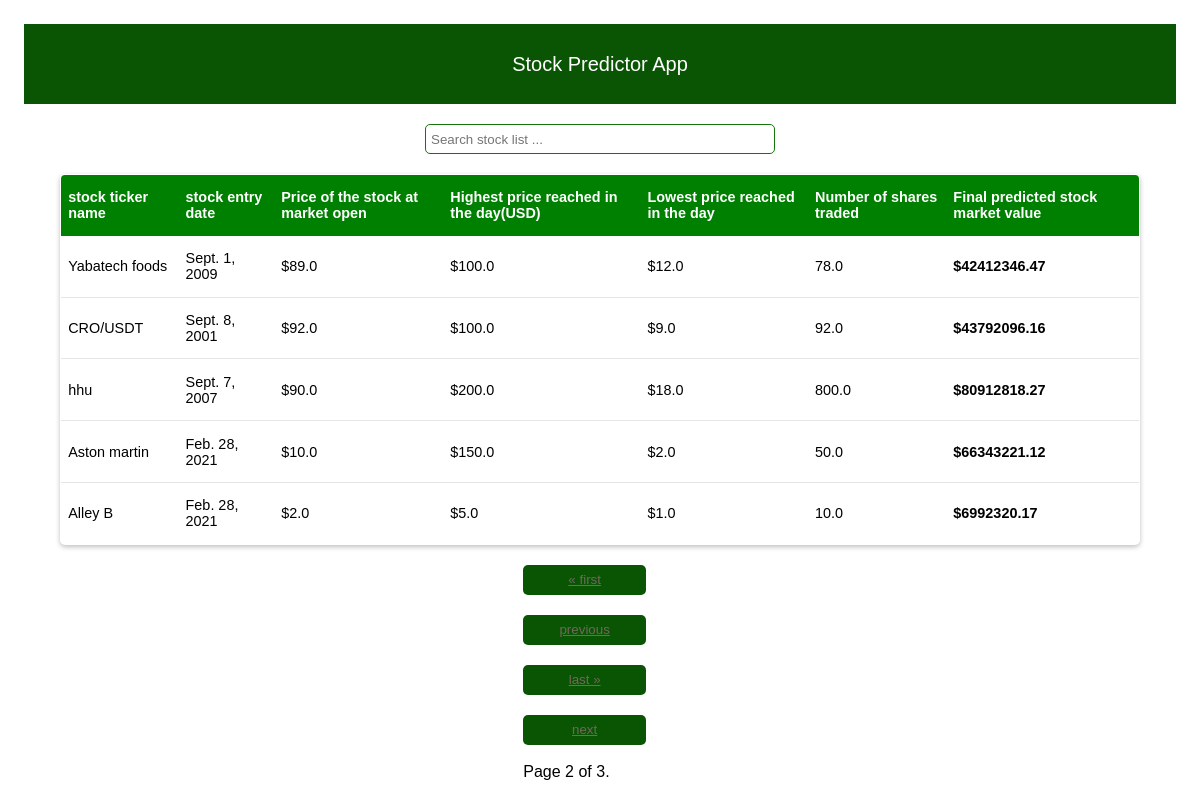
The page /stock-list/?page=2 on the database its author committed.
### prediction/models.py (models this page shows)
class Stock(models.Model):
    stocker = models.CharField(max_length=50)
    stock_date = models.DateField()
    stock_price = models.FloatField()
    stock_high = models.FloatField()
    stock_low = models.FloatField()
    no_shares = models.FloatField()
    stock_final_price = models.FloatField()

### prediction/views.py (the view)
# urls.py: path('stock-list/', views.stock_list, name='stock-list'),
def stock_list(request, template_name='home/stock-list.html'):
    stock_lists = Stock.objects.all()
    paginator = Paginator(stock_lists, 5)
    page_number = request.GET.get('page')
    page_obj = paginator.get_page(page_number)
    return render(request, template_name, {'object_list': stock_lists, 'page_obj': page_obj})

### prediction/templates/home/stock-list.html (shortened to what this page needs)
<head>
{% load static %}
<link rel="stylesheet" href="{% static 'css/stock.css' %}">
<link rel="stylesheet" href="{% static 'css/main.css' %}">
</head>
<header class="header">
    <div class="container">
        <p class="header-logo">Stock Predictor App</p>
    </div>
</header>
<section class="section">
    <div class="container">
        <div class="col-md-3">
            <input id="myInput" class="input" type="text" placeholder="Search stock list ..." style="margin-bottom:20px; width:400px;">
        </div>
        <table id="myTable">
            <thead>
            <tr>
                <th>stock ticker name</th>
                <th>stock entry date</th>
                <th>Price of the stock at market open</th>
                <th>Highest price reached in the day(USD)</th>
                <th>Lowest price reached in the day</th>
                <th>Number of shares traded</th>
                <th>Final predicted stock market value </th>
            </tr>
            </thead>
            <tbody>
            {% for stock in page_obj %}
                <tr>
                    <td>{{stock.stocker}}</td>
                    <td>{{stock.stock_date}}</td>
                    <td>${{stock.stock_price}}</td>
                    <td>${{stock.stock_high}}</td>
                    <td>${{stock.stock_low}}</td>
                    <td>{{stock.no_shares}}</td>
                    <td><b>${{stock.stock_final_price}}</b></td>
                </tr>
            {% endfor %}
            </tbody>
        </table>
        <div class="pager">
            <span class="step-links">
                {% if page_obj.has_previous %}
                <button class="btn btn-default"><a href="?page=1">&laquo; first</a></button>
                <button class="btn btn-default"><a href="?page={{ page_obj.previous_page_number }}">previous</a></button>
                {% endif %}
                {% if page_obj.has_next %}
                   <button class="btn btn-default"><a href="?page={{ page_obj.paginator.num_pages }}">last &raquo;</a></button>
                   <button class="btn btn-default"><a href="?page={{ page_obj.next_page_number }}">next</a></button>
                {% endif %}
                 <br/>
                 <br/>
                <span class="current">
                    Page {{ page_obj.number }} of {{ page_obj.paginator.num_pages }}.
                </span>
            </span>
        </div>
    </div>
</section>

### static/css/stock.css (style rules this page uses)
table { border: 1px #a39485 solid; font-size: .9em; box-shadow: 0 2px 5px rgba(0,0,0,.25); width: 100%; border-collapse: collapse; border-radius: 5px; overflow: hidden; }
th { text-align: left; }
thead { font-weight: bold; color: #fff; background: green; }
td, th { padding: 1em .5em; vertical-align: middle; }
td { border-bottom: 1px solid rgba(0,0,0,.1); background: #fff; }
a { color: #73685d; }

### static/css/main.css (style rules this page uses)
* { padding: 0; margin: 0; -webkit-box-sizing: border-box; box-sizing: border-box; }
.container { display: -webkit-box; display: -ms-flexbox; display: flex; -webkit-box-orient: vertical; -webkit-box-direction: normal; -ms-flex-direction: column; flex-direction: column; -webkit-box-pack: center; -ms-flex-pack: center; justify-content: center; -webkit-box-align: center; -ms-flex-align: center; align-items: center; width: 90vw; margin: 0 auto; }
.header { display: -webkit-box; display: -ms-flexbox; display: flex; -webkit-box-orient: vertical; -webkit-box-direction: normal; -ms-flex-direction: column; flex-direction: column; -webkit-box-pack: center; -ms-flex-pack: center; justify-content: center; background-color: var(--green); color: white; height: 10vh; }
.header-logo { font-size: 20px; font-weight: lighter; }
.section { margin-top: 20px; }
.input { max-width: 350px; height: 30px; border-radius: 5px; padding: 5px; color: #575454; outline: var(--green); border: 1.5px solid var(--light-green); }
.btn { width: 80%; height: 30px; color: white; border-radius: 5px; border: none; background-color: var(--green); outline: none; cursor: pointer; margin-top: 20px; }

### rows shown on the page
Stock: stocker "Yabatech foods", stock_date "Sept. 1, 2009", stock_price "89.0", stock_high "100.0", stock_low "12.0", no_shares "78.0", stock_final_price "42412346.47"
Stock: stocker "CRO/USDT", stock_date "Sept. 8, 2001", stock_price "92.0", stock_high "100.0", stock_low "9.0", no_shares "92.0", stock_final_price "43792096.16"
Stock: stocker "hhu", stock_date "Sept. 7, 2007", stock_price "90.0", stock_high "200.0", stock_low "18.0", no_shares "800.0", stock_final_price "80912818.27"
Stock: stocker "Aston martin", stock_date "Feb. 28, 2021", stock_price "10.0", stock_high "150.0", stock_low "2.0", no_shares "50.0", stock_final_price "66343221.12"
Stock: stocker "Alley B", stock_date "Feb. 28, 2021", stock_price "2.0", stock_high "5.0", stock_low "1.0", no_shares "10.0", stock_final_price "6992320.17"

### other values the page prints
{{ page_obj.number }} "2"
{{ page_obj.paginator.num_pages }} "3"
